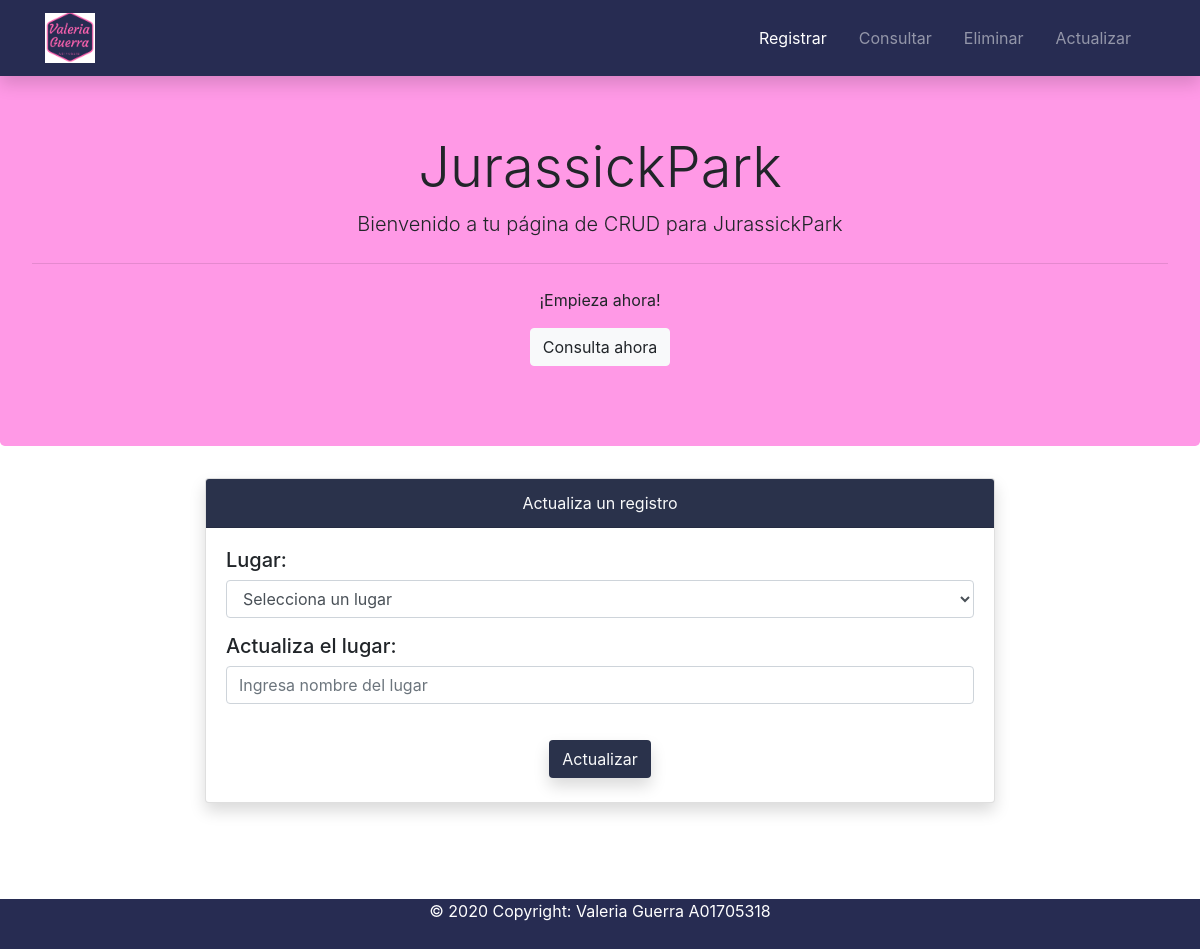
/actualizar.php, run on an earlier commit of the app's database.
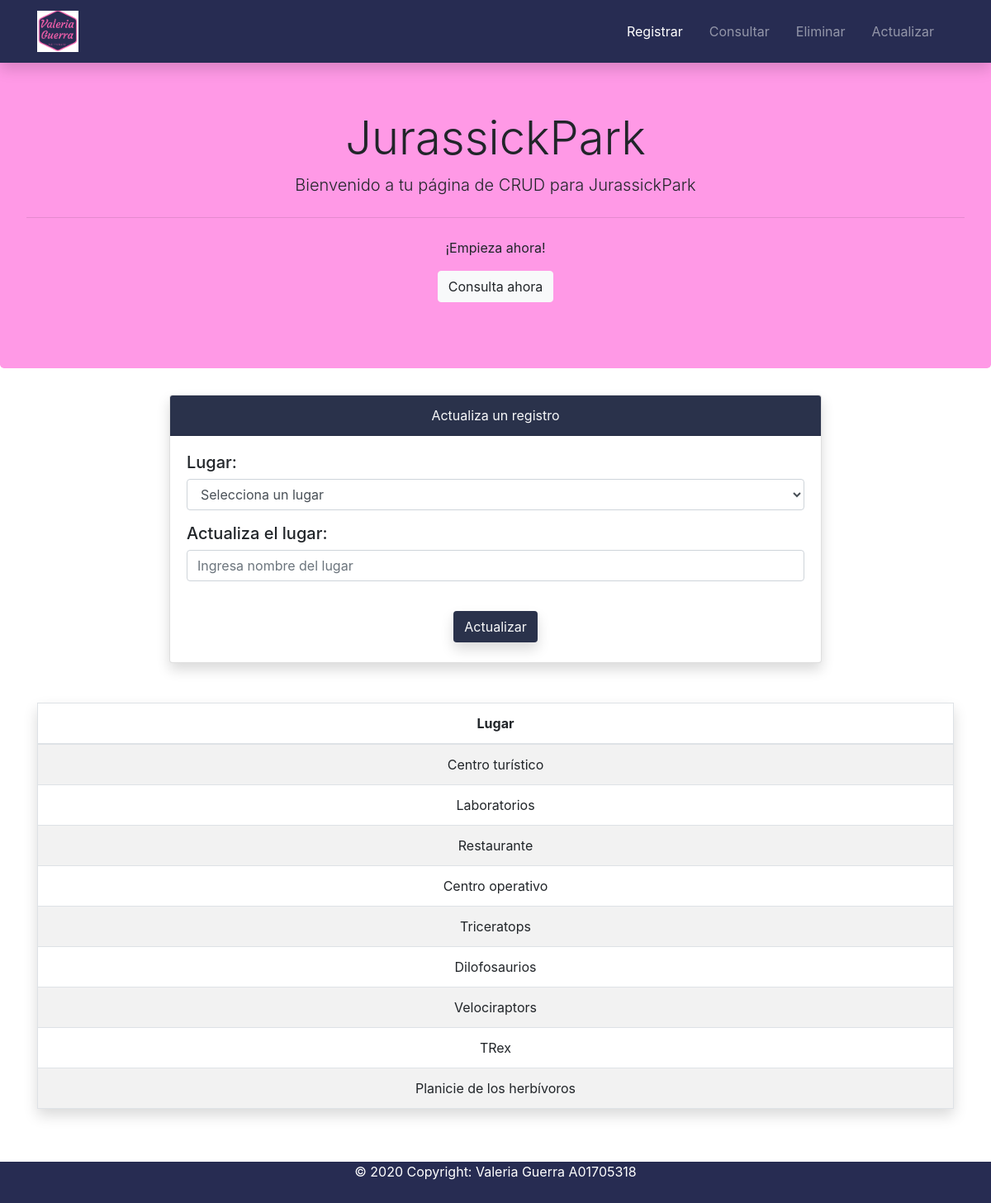
And on a later commit of the database.
### tables this page shows
CREATE TABLE `lugar` (
  `id_lugar` int(11) NOT NULL,
  `lugar` varchar(50) NOT NULL
);

### actualizar.php (called while the page is built, shortened)
<?php
require_once("model.php");
$result= get_lugares();
include("_actualizar.html");
include("_tabla_actualizar.html");
?>

### model.php (the view, shortened to what this page needs)
<?php
function conectDB(){
    $conexion_db = mysqli_connect("localhost","root","","lab22");
        return $conexion_db;
}
function select($nombre,$tabla,$id="id_") {
    $id.= $nombre;
    $resultado = '<select id="'.$nombre.'"  name="'.$nombre.'" class="form-control">';
    $resultado .= '<option value="" disabled selected>Selecciona un '.$tabla.'</option>';
    $conexion_bd = conectDB();
    $consulta = 'SELECT '.$id.', '.$nombre.' FROM '.$tabla.' ORDER BY '.$nombre.' ASC';
    $resultados_consulta = $conexion_bd->query($consulta);
    while ($row = mysqli_fetch_array($resultados_consulta, MYSQLI_BOTH)) {
        $resultado .= '<option value="'.$row[$id].'">'.$row[$nombre].'</option>';
    }
    $resultado .= '</select>';
    return $resultado;
}
function get_lugares(){
    $conexion_db = conectDB();
    $query= 'SELECT * FROM `lugar`';
    $resultado = mysqli_query($conexion_db,$query);
    return $resultado;
}
function create_actualizar_table($consulta)
    {
        $heading = array( "Lugar");
        $tabla="";
        if (mysqli_num_rows($consulta) > 0){
            $tabla .= '<table class="table container shadow table-striped table-bordered ">';
                $tabla .= "<thead>";
                    $tabla .= " <tr>";
                        for($i = 0; $i < count($heading); $i++) {
                            $tabla .= '<th class="text-center">' .$heading[$i].'</th>' ;
                        }
                    $tabla .= " </tr>";
                $tabla .= "</thead>";
                $tabla .= "<tbody>";
                    while($row = mysqli_fetch_assoc($consulta)) {
                        $tabla .= '<tr>';
                            $tabla .= '<td class="text-center">'.$row["lugar"].'</td>';
                        $tabla .="</tr>";
                    }
                $tabla .= "</tbody>";
            $tabla .= "</table>";
            $tabla .= "</table>";
            return $tabla;
        }
    }
?>

### style.css (style rules this page uses)
footer { bottom:0; width:100%; height:50px; background:#272c52; color:#fff; }
.footer-info { margin-top: 2%; }
nav { background:#272c52; }
.image-size { width:50px; height:50px; }
.initial-margin { padding-top: 70px; }

What changed in the data, as far as the page shows it:
added lugar: lugar "Centro turístico"
added lugar: lugar "Laboratorios"
added lugar: lugar "Restaurante"
added lugar: lugar "Centro operativo"
added lugar: lugar "Triceratops"
added lugar: lugar "Dilofosaurios"
added lugar: lugar "Velociraptors"
added lugar: lugar "TRex"
added lugar: lugar "Planicie de los herbívoros"
Also different on the page:
text no longer shown: "Registrar Consultar Eliminar Actualizar JurassickPark Bienvenido a tu página de CRUD para JurassickPark ¡Empieza ahora! Consulta ahora Actualiza un registro Lugar: Actualiza el lugar: Actualizar © 2020 Copyright: Valeria Guerra A01705318"
text now shown: "Registrar Consultar Eliminar Actualizar JurassickPark Bienvenido a tu página de CRUD para JurassickPark ¡Empieza ahora! Consulta ahora Actualiza un registro Lugar: Actualiza el lugar: Actualizar © 2020 Copyright: Valeria Guerra A01705318"
new list line: "Lugar"
